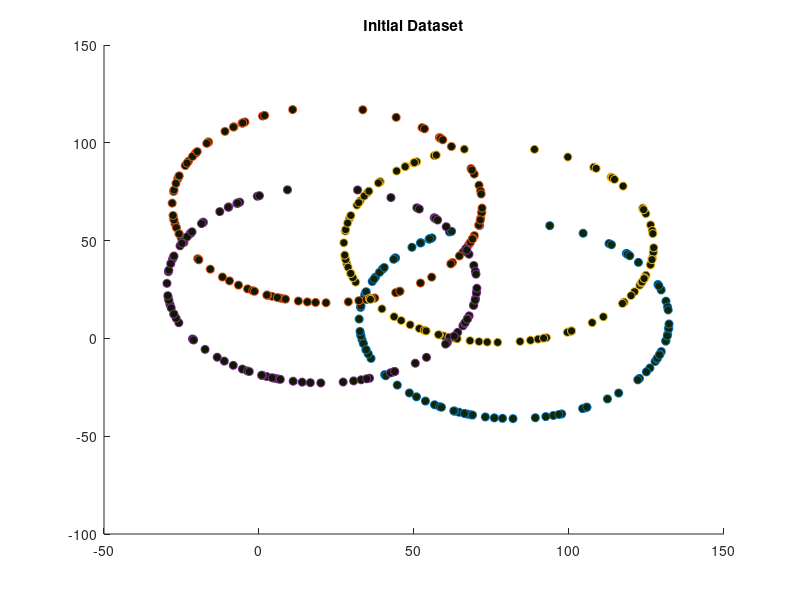
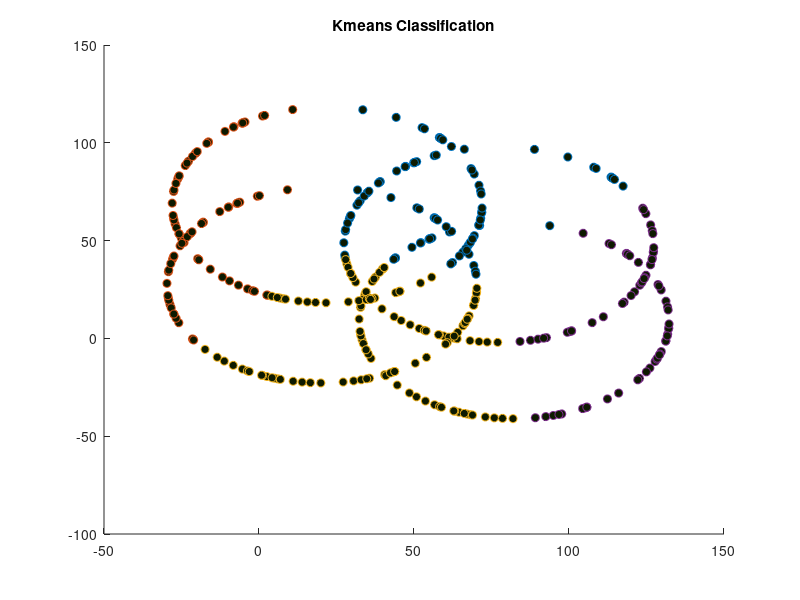

MATLAB code for these plots, in order: (Note: this script raises an error after producing the figures.)
clear;
clc;

%% Load Input
%Creating Data
num_circle=4; %number of circles 
num_points = 100; %number of points for in given circle
s=5;% number of segnments that we will initially cluster
r=50; %radius is fixed for all circles, my be changed
angles = 2*pi*rand(1,num_points); %anglular poistion of a point in a circle
%Dimension=2; % NUmber of dimension
data = [];
figure
for i=1:num_circle
  cx= rand*100;  %a random x center coordinate
  cy= rand*100;  %a random y center coordinate
  x=r*cos(angles)+cx;  %parametric equation of a circle
  y=r*sin(angles)+cy;
  c=(randi([1, s]))/10; 
  color=c.*[0.25,0.5,0];
  temp = [x;y];
  data = [data, temp];
  scatter(x,y,'MarkerFaceColor',color); title 'Initial Dataset';
  hold on;
end
data=data';
%%
N = num_circle*num_points;
n = 4; % Number of points to build model

K = num_circle;

cluster = kmeans(data,K);
figure 
for jhg=1:K
    i = cluster==jhg;
    I = find(i==1);
    points = data(I,:)';
    scatter(points(1,:),points(2,:),'MarkerFaceColor',color); title 'Kmeans Classification';
    hold on;
end

%% Here comes the part of cluster initialisation
% Build P matrix.
num_column = 10; % Here we can see that number of columns are very small in comparision ti Nc
P=[];
pj=zeros(N,1);
for it=1:num_column
    r =randi([1,N],1,n);
    points = data(r,:); % n points from data which will make my model
    points = points';
    %[cx,cy,r,error] = circFit(points);
    [cx, cy, rad, error] = CIRC(points(1,:)',points(2,:)');
    for iter = 1:N % Calculating Pj vector here
        temp=sum(r==iter);
        if temp==0
            x = data(iter,1);
            y = data(iter,2);
            X = [x,y;cx,cy];
            d = pdist(X,'euclidean');
            err = sqrt(abs(d^2-rad^2)); 
            sigma = 10;
            lembda = 1;
            pow=2;
            pj(iter) = exp(-lembda*(err/sigma)^pow);
        end
    end
    P = [P,pj];
end
clear err;
cluster = kmeans(P,K);
figure 
for jhg=1:K
    i = cluster==jhg;
    I = find(i==1);
    points = data(I,:)';
    scatter(points(1,:),points(2,:),'MarkerFaceColor',color); title 'Higher Order Kmeans Classification';
    hold on;
end

%% While loop 

T=200; % number of column of P matrix (1<= T <= Nc)
numc = 5; % Number of column in U matrix
niter=10;
U = orth(randn(N,numc)); % Initialisation of U matrix
err_1=100;
err_U=N*numc;
while (err_U>0.01*N*numc && err_1>5 )% && err_1<N-5)
    prev_U = U;
    for t1 = 1:T
        r =randi([1,K],1,1);
        i = cluster==r;
        I = find(i==1);
        I=randsample(I,n); % Choosing random n points from 
        %I=I(1:n);
        points = data(I,:); % n points from data which will make my model
        points = points';
        [cx, cy, rad, error] = CIRC(points(1,:)',points(2,:)');
        pj=zeros(N,1);
        for iter = 1:N % Calculating Pj vector here
            temp=sum(I==iter);
            if temp==0
                x = data(iter,1);
                y = data(iter,2);
                X = [x,y;cx,cy];
                d = pdist(X,'euclidean');
                err = sqrt(abs(d^2-rad^2)); 
                sigma = 10;
                lembda = 10;
                pow=2;
                pj(iter) = exp(-lembda*(err/sigma)^pow);
               % iter
            end
        end
        
        weights = U\pj;
        %weights = lsqnonneg(U,pj);
        residual = pj-U*weights;
        q = U*weights;
        norm_q = norm(q);
        norm_weights = norm(weights);
        norm_residual = norm(residual);
        
        sG = norm_residual*norm_q;
        step_size=1/(t1+1);
        t = step_size*sG;
        if t<pi/2 % drop big steps  
            alpha = (cos(t)-1)/(norm_q*norm_weights) ;
            beta = sin(t)/(norm_residual*norm_weights);
            U = U + beta*residual*weights' + alpha*q*weights';
        end 
    end
    TF = isnan(U);
    if(sum(sum(TF))==N*numc)
        break
    else
        cluster = kmeans(U,K);
    end
   
    err_U = sum(sum(abs(prev_U-U)))
    niter = niter-1;
end


figure
    for jhg=1:K
        i = cluster==jhg;
        I = find(i==1);
        points = data(I,:)';
        scatter(points(1,:),points(2,:),'MarkerFaceColor',color);title 'My Program Classification';
        hold on
    end
%clear;
%clc;

